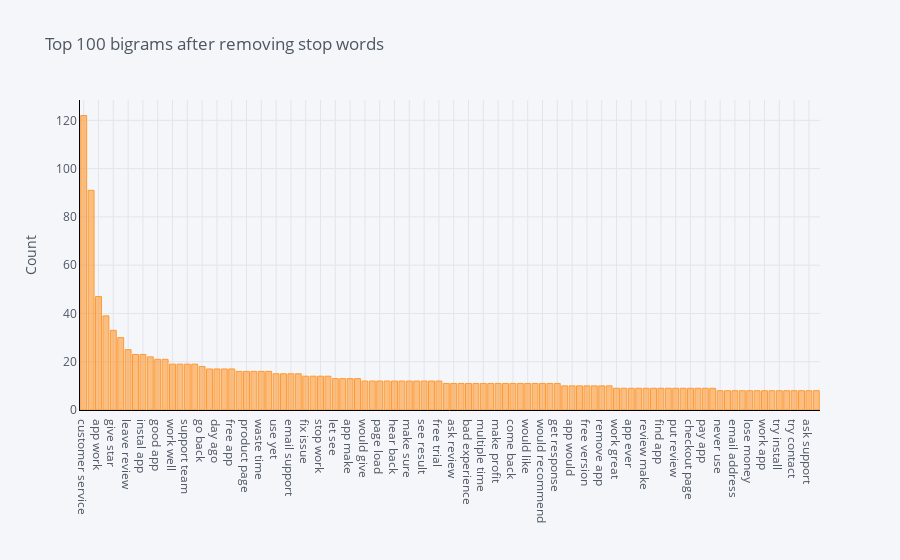

Notebook code for this chart:
### Code cell
plot_model(plot = 'bigram')

### Figure 1 — Plotly figure (JSON) as saved in the notebook; plotly's stock layout.template omitted (floating-point values rounded to 4 significant figures)
{"data": [{"marker": {"color": "rgba(255, 153, 51, 0.6)", "line": {"color": "rgba(255, 153, 51, 1.0)", "width": 1}}, "name": "count", "orientation": "v", "text": "", "type": "bar", "x": ["customer service", "use app", "app work", "customer support", "give star", "easy use", "leave review", "contact support", "instal app", "great app", "good app", "product option", "work well", "discount code", "support team", "app use", "go back", "seem work", "day ago", "update review", "free app", "good good", "product page", "send email", "waste time", "work properly", "use yet", "work fine", "email support", "add cart", "fix issue", "start use", "stop work", "install app", "let see", "write review", "app make", "add product", "would give", "try app", "page load", "delete app", "hear back", "cart page", "make sure", "take day", "see result", "star review", "free trial", "take forever", "ask review", "see work", "bad experience", "app help", "multiple time", "first time", "make profit", "experience_usergreat_experience_usergreat experience_usergreat_experience_usergreat", "come back", "app customer", "would like", "look good", "would recommend", "give review", "get response", "bad app", "app would", "issue app", "free version", "easy set", "remove app", "get back", "work great", "uninstalled app", "app ever", "support help", "review make", "able use", "find app", "email customer", "put review", "add app", "checkout page", "still show", "pay app", "page speed", "never use", "far good", "email address", "customer use", "lose money", "still work", "work app", "app really", "try install", "try get", "try contact", "reach support", "ask support", "app provide"], "y": [122, 91, 47, 39, 33, 30, 25, 23, 23, 22, 21, 21, 19, 19, 19, 19, 18, 17, 17, 17, 17, 16, 16, 16, 16, 16, 15, 15, 15, 15, 14, 14, 14, 14, 13, 13, 13, 13, 12, 12, 12, 12, 12, 12, 12, 12, 12, 12, 12, 11, 11, 11, 11, 11, 11, 11, 11, 11, 11, 11, 11, 11, 11, 11, 11, 10, 10, 10, 10, 10, 10, 10, 9, 9, 9, 9, 9, 9, 9, 9, 9, 9, 9, 9, 9, 9, 8, 8, 8, 8, 8, 8, 8, 8, 8, 8, 8, 8, 8, 8]}], "layout": {"legend": {"bgcolor": "#F5F6F9", "font": {"color": "#4D5663"}}, "paper_bgcolor": "#F5F6F9", "plot_bgcolor": "#F5F6F9", "title": {"font": {"color": "#4D5663"}, "text": "Top 100 bigrams after removing stop words"}, "xaxis": {"gridcolor": "#E1E5ED", "linecolor": "black", "showgrid": true, "tickfont": {"color": "#4D5663"}, "title": {"font": {"color": "#4D5663"}, "text": ""}, "zerolinecolor": "#E1E5ED"}, "yaxis": {"gridcolor": "#E1E5ED", "linecolor": "black", "showgrid": true, "tickfont": {"color": "#4D5663"}, "title": {"font": {"color": "#4D5663"}, "text": "Count"}, "zerolinecolor": "#E1E5ED"}}}
